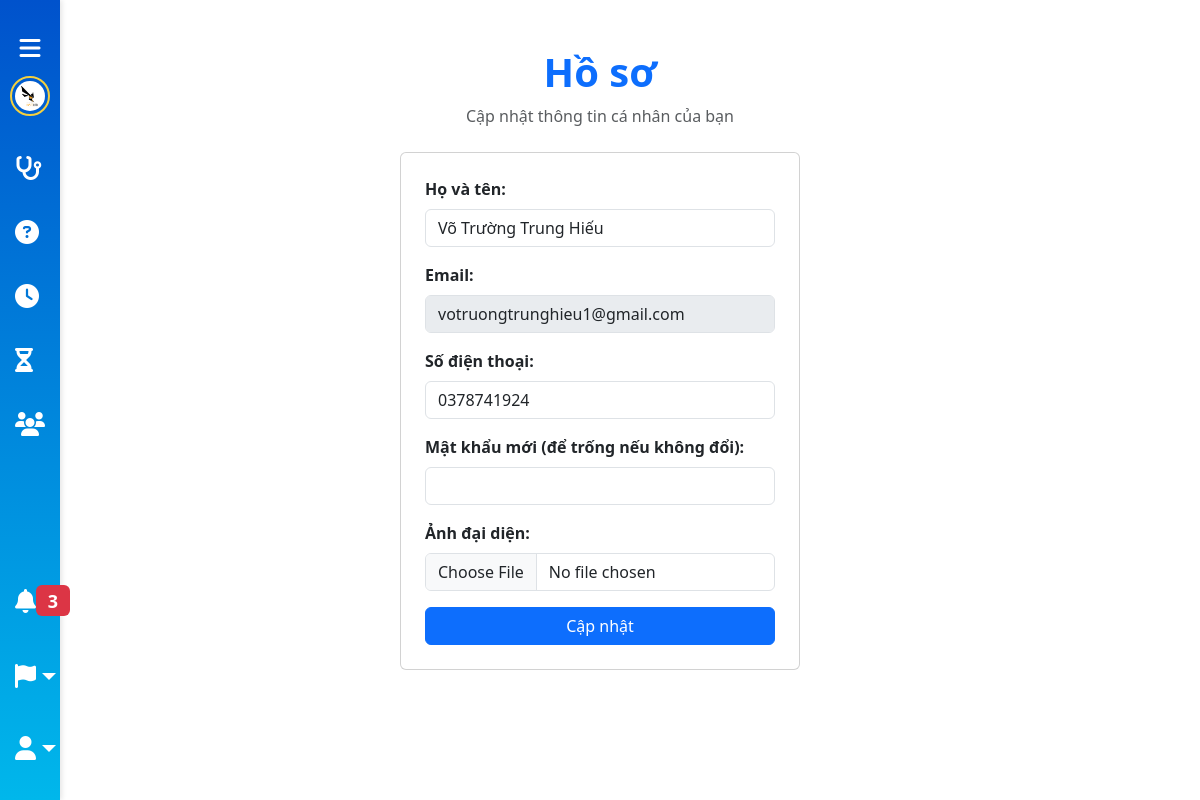
The app's page /profile (signed in), older data.
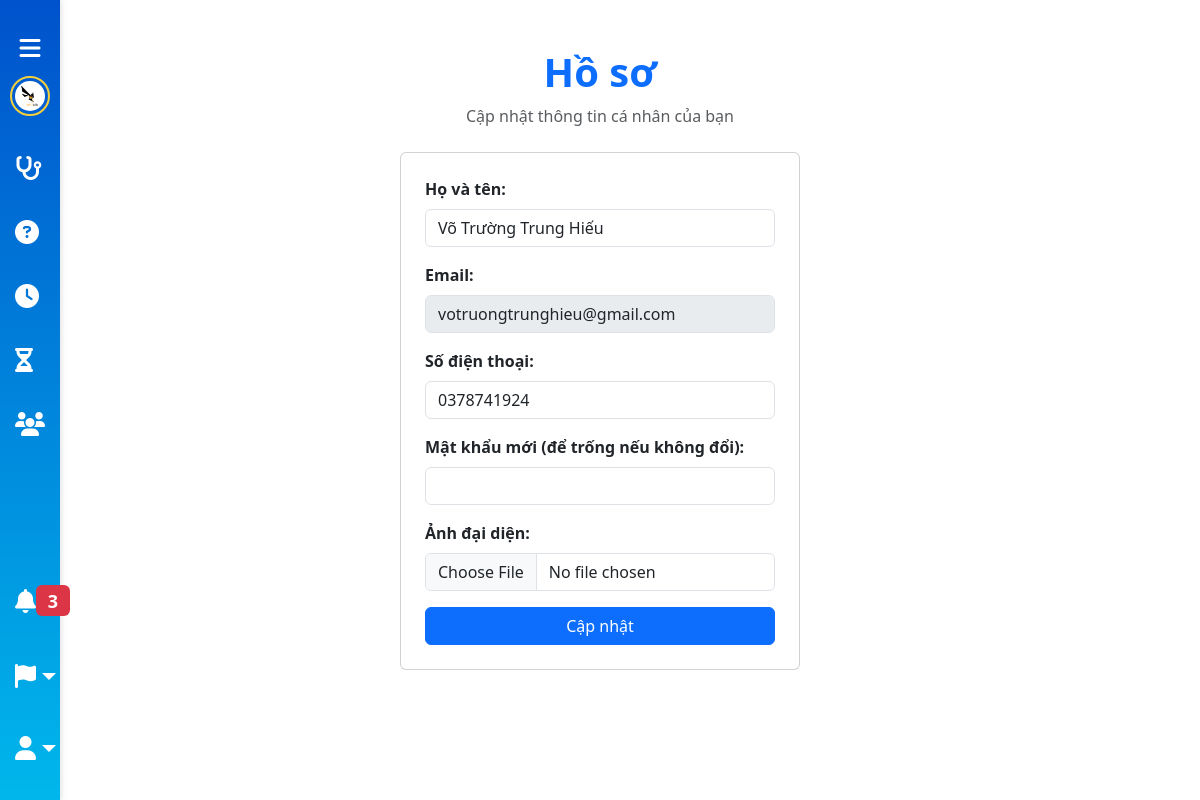
The same page, newer data.
### tables this page shows
CREATE TABLE users
                 (id INTEGER PRIMARY KEY AUTOINCREMENT,
                  full_name TEXT NOT NULL,
                  email TEXT UNIQUE NOT NULL,
                  phone TEXT,
                  profile_pic TEXT,
                  password_hash TEXT NOT NULL);

### app.py (the view, shortened to what this page needs)
@app.route('/profile', methods=['GET','POST'])
def profile():
    if 'user_id' not in session:
        flash("Vui lòng đăng nhập", "danger")
        return redirect(url_for('index'))
    conn = get_db_conn()
    c = conn.cursor()
    c.execute("SELECT full_name,email,phone,profile_pic FROM users WHERE id=?", (session['user_id'],))
    user = c.fetchone()
    conn.close()
    return render_template('profile.html', user=user)

### app.py (called while the page is built)
def get_db_conn():
    conn = sqlite3.connect(DB_FILE)
    conn.row_factory = sqlite3.Row
    return conn

### templates/profile.html (shortened to what this page needs)
<!DOCTYPE html>
<html lang="en">
<head>
  <link href="https://cdn.jsdelivr.net/npm/bootstrap@5.3.2/dist/css/bootstrap.min.css" rel="stylesheet">
  <link rel="stylesheet" href="https://cdnjs.cloudflare.com/ajax/libs/font-awesome/6.4.2/css/all.min.css">
  <link rel="stylesheet" href="{{ url_for('static', filename='sidebar.css') }}">
</head>
<body class="sidebar-collapsed">
  {% include 'sidebar.html' %}
  <div class="content">
    <div class="container py-5">
      <div class="text-center mb-4">
        <h1 class="fw-bold text-primary">Hồ sơ</h1>
        <p class="text-muted">Cập nhật thông tin cá nhân của bạn</p>
      </div>
      <div class="card p-4 mx-auto" style="max-width:400px;">
        <form method="POST" action="{{ url_for('profile') }}" enctype="multipart/form-data">
          <div class="mb-3">
            <label class="form-label fw-bold">Họ và tên:</label>
            <input type="text" class="form-control" name="full_name" value="{{ user.full_name | default('') }}" required>
          </div>
          <div class="mb-3">
            <label class="form-label fw-bold">Email:</label>
            <input type="email" class="form-control" name="email" value="{{ user.email | default('') }}" disabled>
          </div>
          <div class="mb-3">
            <label class="form-label fw-bold">Số điện thoại:</label>
            <input type="text" class="form-control" name="phone" value="{{ user.phone | default('') }}">
          </div>
          <div class="mb-3">
            <label class="form-label fw-bold">Mật khẩu mới (để trống nếu không đổi):</label>
            <input type="password" class="form-control" name="password">
          </div>
          <div class="mb-3">
            <label class="form-label fw-bold">Ảnh đại diện:</label>
            <input type="file" class="form-control" name="profile_pic" accept="image/*">
          </div>
          <button type="submit" class="btn btn-primary w-100">Cập nhật</button>
        </form>
      </div>
    </div>
  </div>
</body>
</html>

### templates/sidebar.html (shortened to what this page needs)
<div class="sidebar" id="sidebar">
  <div class="toggle-btn" id="toggleSidebar">
    <i class="fas fa-bars"></i>
  </div>
  <a href="/pending-cases">
    <img src="/static/logo.png" alt="Logo" class="logo">
  </a>
  <div class="menu-section">
    <a class="nav-link" href="/diagnose" data-page="diagnose">
      <i class="fas fa-stethoscope"></i>
    </a>
    <a class="nav-link" href="/vision-qa" data-page="vision-qa">
      <i class="fas fa-circle-question"></i>
    </a>
    <a class="nav-link" href="/history" data-page="history">
      <i class="fas fa-clock"></i>
    </a>
    <a class="nav-link" href="/pending-cases" data-page="pending-cases">
      <i class="fas fa-hourglass-half"></i>
    </a>
    <a class="nav-link" href="/patient-management" data-page="patient-management">
      <i class="fas fa-users"></i>
    </a>
  </div>
  <div class="menu-section menu-bottom">
    <a class="nav-link position-relative" href="#" data-bs-toggle="modal" data-bs-target="#notificationsModal">
      <i class="fas fa-bell"></i>
      <span class="badge bg-danger">3</span>
    </a>
    <div class="dropdown w-100 mt-2">
      <a class="dropdown-toggle d-flex align-items-center nav-link" href="#" id="langToggle" data-bs-toggle="dropdown" data-bs-display="static" aria-expanded="false">
        <i class="fas fa-flag"></i>
      </a>
    </div>
    <div class="dropdown w-100 mt-2">
      <a class="dropdown-toggle d-flex align-items-center nav-link" href="#" id="profileToggle" data-bs-toggle="dropdown" data-bs-display="static" aria-expanded="false">
        <i class="fas fa-user"></i>
      </a>
    </div>
  </div>
</div>

### static/sidebar.css (style rules this page uses)
.sidebar { position: fixed; top: 0; left: 0; width: 60px; height: 100vh; background: linear-gradient(180deg,#0052cc,#00b7eb); box-shadow: 2px 0 5px rgba(0,0,0,0.1); display: flex; flex-direction: column; align-items: center; padding-top: 20px; z-index: 1000; transition: width 0.3s ease; }
.sidebar .toggle-btn { color: #fff; font-size: 1.5rem; padding: 10px; cursor: pointer; }
.sidebar .logo { max-height: 40px; border-radius: 50%; border: 2px solid #f4d03f; padding: 3px; margin-bottom: 20px; }
.sidebar .menu-section { flex:1; display:flex; flex-direction:column; width:100%; }
.sidebar .menu-bottom { display:flex; flex-direction:column; justify-content:flex-end; padding-bottom:20px; }
.sidebar .nav-link { color: #fff; font-size: 1.5rem; padding: 15px; margin: 5px 0; display: flex; align-items: center; width: 100%; text-decoration: none; border-radius: 8px; }

Row changes from the older to the newer data that the page shows:
changed users "Võ Trường Trung Hiếu": email "votruongtrunghieu1@gmail.com" → "votruongtrunghieu@gmail.com"
